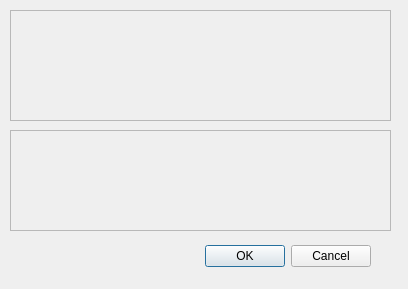
<?xml version="1.0" encoding="UTF-8"?>
<ui version="4.0">
 <class>select_dialog</class>
 <widget class="QDialog" name="select_dialog">
  <property name="geometry">
   <rect>
    <x>0</x>
    <y>0</y>
    <width>408</width>
    <height>289</height>
   </rect>
  </property>
  <property name="windowTitle">
   <string>Dialog</string>
  </property>
  <widget class="QDialogButtonBox" name="buttonBox">
   <property name="geometry">
    <rect>
     <x>30</x>
     <y>240</y>
     <width>341</width>
     <height>32</height>
    </rect>
   </property>
   <property name="orientation">
    <enum>Qt::Horizontal</enum>
   </property>
   <property name="standardButtons">
    <set>QDialogButtonBox::Cancel|QDialogButtonBox::Ok</set>
   </property>
  </widget>
  <widget class="QScrollArea" name="scrollArea_resp">
   <property name="geometry">
    <rect>
     <x>10</x>
     <y>10</y>
     <width>381</width>
     <height>111</height>
    </rect>
   </property>
   <property name="widgetResizable">
    <bool>true</bool>
   </property>
   <widget class="QWidget" name="scrollAreaWidgetContents">
    <property name="geometry">
     <rect>
      <x>0</x>
      <y>0</y>
      <width>379</width>
      <height>109</height>
     </rect>
    </property>
   </widget>
  </widget>
  <widget class="QScrollArea" name="scrollArea_topic">
   <property name="geometry">
    <rect>
     <x>10</x>
     <y>130</y>
     <width>381</width>
     <height>101</height>
    </rect>
   </property>
   <property name="widgetResizable">
    <bool>true</bool>
   </property>
   <widget class="QWidget" name="scrollAreaWidgetContents_2">
    <property name="geometry">
     <rect>
      <x>0</x>
      <y>0</y>
      <width>379</width>
      <height>99</height>
     </rect>
    </property>
   </widget>
  </widget>
 </widget>
 <resources/>
 <connections>
  <connection>
   <sender>buttonBox</sender>
   <signal>accepted()</signal>
   <receiver>select_dialog</receiver>
   <slot>accept()</slot>
   <hints>
    <hint type="sourcelabel">
     <x>248</x>
     <y>254</y>
    </hint>
    <hint type="destinationlabel">
     <x>157</x>
     <y>274</y>
    </hint>
   </hints>
  </connection>
  <connection>
   <sender>buttonBox</sender>
   <signal>rejected()</signal>
   <receiver>select_dialog</receiver>
   <slot>reject()</slot>
   <hints>
    <hint type="sourcelabel">
     <x>316</x>
     <y>260</y>
    </hint>
    <hint type="destinationlabel">
     <x>286</x>
     <y>274</y>
    </hint>
   </hints>
  </connection>
 </connections>
</ui>
